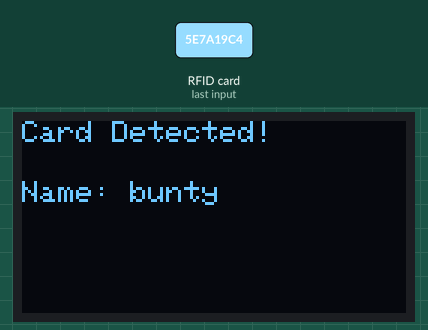
The sketch below on a simulated ESP8266 (NodeMCU). On the bench: 128×64 one-colour display. Inputs (shaded band) come from the test bench. What the sketch prints to the serial monitor is not drawn.

1.4 s: RFID card 5E 7A 19 C4 held to the reader
Above: at 2.8 s.
Timing chart, 0 to 4.4 s (numbered marks = the images above; inputs shaded):
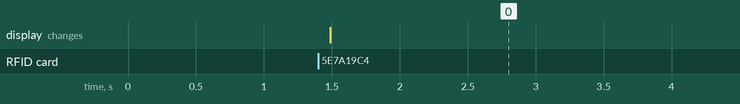

Measured:
- after the input at 1.4 s, the display: changes after 0.09 s (image 0)

The sketch:

RFID_Card_Name_Tag.ino
```cpp
#include <Wire.h>
#include <Adafruit_GFX.h>
#include <Adafruit_SSD1306.h>
#include <SPI.h>
#include <MFRC522.h>

//---------------- RFID -----------------
#define RST_PIN D3
#define SS_PIN  D4
MFRC522 mfrc522(SS_PIN, RST_PIN);
MFRC522::MIFARE_Key key;

int blockNum = 2;
byte blockData[16] = {"bunty"};  // Name to write
byte bufferLen = 18;
byte readBlockData[18];
MFRC522::StatusCode status;

//---------------- OLED -----------------
#define SCREEN_WIDTH 128
#define SCREEN_HEIGHT 64
Adafruit_SSD1306 display(SCREEN_WIDTH, SCREEN_HEIGHT, &Wire, -1);

//---------------------------------------
void setup() {
  Serial.begin(9600);

  // RFID
  SPI.begin();
  mfrc522.PCD_Init();
  for (byte i = 0; i < 6; i++) key.keyByte[i] = 0xFF;

  // OLED
  if(!display.begin(SSD1306_SWITCHCAPVCC, 0x3C)) {
    Serial.println(F("SSD1306 allocation failed"));
    for(;;);
  }
  display.clearDisplay();
  display.setTextSize(1);
  display.setTextColor(SSD1306_WHITE);
  display.setCursor(0,0);
  display.println("Scan RFID Tag...");
  display.display();

  Serial.println("Scan a RFID Tag...");
}

//---------------------------------------
void loop() {
  if (!mfrc522.PICC_IsNewCardPresent()) return;
  if (!mfrc522.PICC_ReadCardSerial()) return;

  Serial.println("\n**Card Detected**");
  display.clearDisplay();
  display.setCursor(0,0);
  display.println("Card Detected!");

  // Write data
  Serial.println("Writing to RFID...");
  WriteDataToBlock(blockNum, blockData);

  // Read data
  Serial.println("Reading from RFID...");
  ReadDataFromBlock(blockNum, readBlockData);

  // Show name on OLED
  display.setCursor(0,20);
  display.print("Name: ");
  for (int i=0; i<16; i++) {
    display.write(readBlockData[i]);
    Serial.write(readBlockData[i]);
  }
  display.display();
  Serial.println();
  delay(2000);
}

//---------------------------------------
void WriteDataToBlock(int blockNum, byte blockData[]) {
  status = mfrc522.PCD_Authenticate(MFRC522::PICC_CMD_MF_AUTH_KEY_A,
                                    blockNum, &key, &(mfrc522.uid));
  if (status != MFRC522::STATUS_OK) {
    Serial.println("Auth failed (Write)");
    return;
  }
  status = mfrc522.MIFARE_Write(blockNum, blockData, 16);
  if (status != MFRC522::STATUS_OK) {
    Serial.println("Write failed");
    return;
  }
  Serial.println("Data written OK");
}

void ReadDataFromBlock(int blockNum, byte readBlockData[]) {
  status = mfrc522.PCD_Authenticate(MFRC522::PICC_CMD_MF_AUTH_KEY_A,
                                    blockNum, &key, &(mfrc522.uid));
  if (status != MFRC522::STATUS_OK) {
    Serial.println("Auth failed (Read)");
    return;
  }
  status = mfrc522.MIFARE_Read(blockNum, readBlockData, &bufferLen);
  if (status != MFRC522::STATUS_OK) {
    Serial.println("Read failed");
    return;
  }
  Serial.println("Data read OK");
}
```
